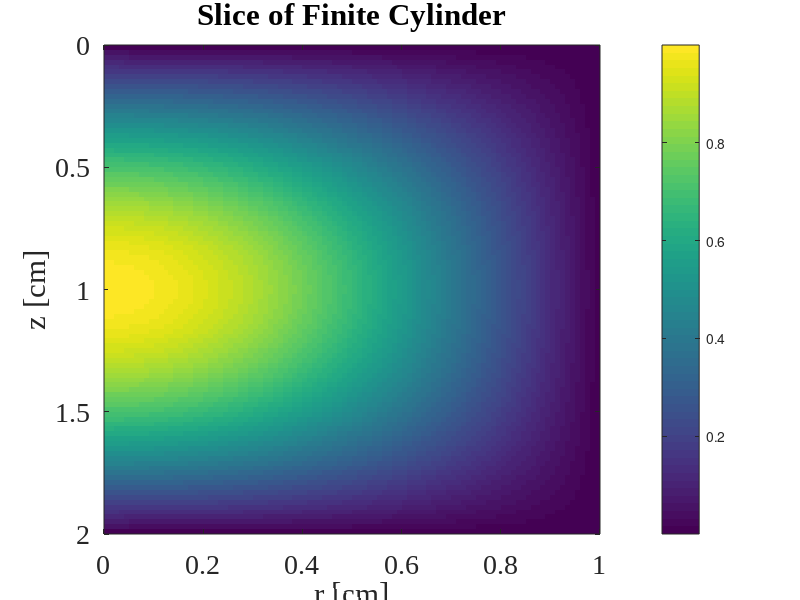

Reproduce this figure in MATLAB.
clear
close all

T = 1;
H = 2;
ntest = 100; 

alpha_0 = fzero(@(z) besselj(0, z), 3);
% besselj(0, alpha_0); % Should be small

fun = @(r,z)(besselj(0,(alpha_0/T)*r).*sin((pi/H)*z));

dr = T/ntest;
dz = H/ntest;
r = 0.5*dr:dr:T;
z = 0.5*dz:dz:H;

[R,Z] = meshgrid(r,z);

val = fun(R,Z)';

figure('pos',[1000 1000 650 1000]);
imagesc(r,z,val');
view([0,90]);
colormap(viridis);
colorbar;
xlabel('r [cm]');
ylabel('z [cm]');
xlim([0 T]);
ylim([0 H]);
title('Slice of Finite Cylinder');

set(gca,'FontName','Times New Roman','FontSize',20);
print('../figs/finite_cyl.eps','-depsc2');
close(gcf)